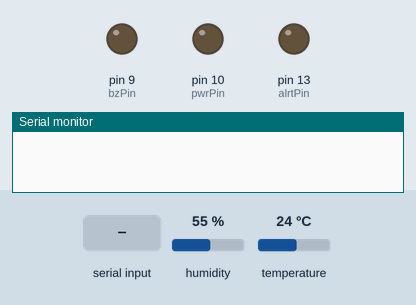
Simulated run of this sketch. Board: Arduino Uno, built with avr-gcc and run on an emulated ATmega328P. On the bench: output pins drawn as LEDs (lit = HIGH), the last lines printed to the serial monitor. Inputs (shaded band) come from the test bench; at power-on: humidity 55 %, temperature 24 °C. The modem accepts every AT command (registered, SIM ready, sends succeed) and sends nothing else; pins used as bus, display or sensor lines are not drawn.

Above: at 0.2 s.
At 0.6 s:
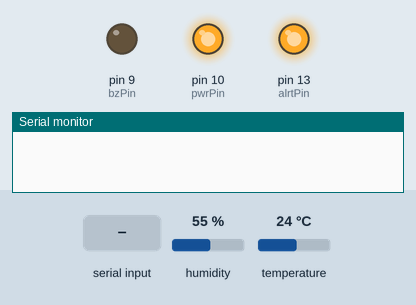
At 1.8 s:
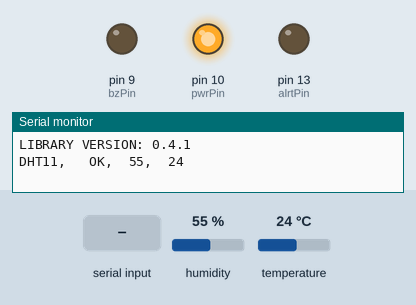
1.9 s: "1" received over the second serial link
Timing chart, 0 to 4.9 s (numbered marks = the images above; inputs shaded):
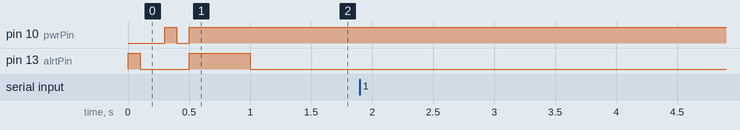

The sketch:

backupModified.ino
```cpp
#include <SoftwareSerial.h>
#include <dht11.h>
dht11 DHT;

#define DHT11_PIN 4 //Temp & Humidity Pin Digital
#define DEBUG true
#define SSID        "Barron Res." //SSID of Wireless Network
#define PASS        "incorrect" //Password of Wireless Network
#define URL        "www.dweet.io" //Post data to dweet.io
#define PORT        80//443 is for secure socket which seems not to be supported at this point on the ESP8266
#define thing_name  "gerrybarrontest1" //Name of the device
#define MAX_SERVER_CONNECT_ATTEMPTS 5

int smkPin = 0; //Smoke Pin Analog
int alrtPin = 13; //LED ALERT
int txPin = 12; //LED SEND
int rxPin = 11; //LED RECIEVE
int pwrPin = 10; //LED POWER
int bzPin = 9; //BUZZER

SoftwareSerial esp8266(2,3);//TX,RX

void setup() {
  pinMode(alrtPin,OUTPUT);
  pinMode(txPin,OUTPUT);
  pinMode(rxPin,OUTPUT);
  pinMode(pwrPin,OUTPUT);
  pinMode(bzPin,OUTPUT);

  lightTest(); //Test all LED lights if its working

  digitalWrite(pwrPin,HIGH); //Check if the device is Powered On

  Serial.begin(9600); //Baud rate for Serial
  esp8266.begin(9600); // your esp's baud rate might be different

  testDHT11(); //Test if DHT11 is Working

  sendData("AT+RST\r\n",2000,DEBUG);
  sendData("AT+GMR\r\n",2000,DEBUG);
  sendData("AT+CWMODE=1\r\n",1000,DEBUG);
  sendData("AT+CIPMUX=0\r\n",1000,DEBUG);

  Serial.println("Connecting to WiFi access point...");

  String cmd = "AT+CWJAP=\"";
  cmd += SSID;
  cmd += "\",\"";
  cmd += PASS;
  cmd += "\"";

  sendData(cmd+"\r\n",10000,DEBUG);
  //sendData("AT+CWJAP?\r\n",1000,DEBUG);
  Serial.println("Connected to the Access Point");
  Serial.println("Connecting to dweet...");

  cmd = "AT+CIPSTART=\"TCP\",\"";
  cmd += URL;//"www.dweet.io";
  cmd += "\",";
  cmd += PORT;
  Serial.println(cmd);
  sendData(cmd+"\r\n",5000,DEBUG);
}

void loop() {
  int smkVal = analogRead(smkPin);
  int len;
  int hum = DHT.humidity;
  int temp = DHT.temperature;
  float lat = 14.929194;
  float lng = 120.198920;
  String lat_string;
  String lng_string;

  lat_string = String(lat);
  lng_string = String(lng);
  lat_string.trim();
  lng_string.trim();

  len = 119; //97
  len += (sizeof(DHT.humidity));
  len += (sizeof(DHT.temperature));
  len += (sizeof(smkVal));
  len += lat_string.length();
  len += lng_string.length();
  len += (sizeof(thing_name) - 1);

  //form and send the HTTP POST message
  String cmd;
  cmd = "AT+CIPSEND=";
  cmd += len;
  sendData(cmd+"\r\n",1000,DEBUG);

  String cmdSend;
  cmdSend = "POST /dweet/for/"; //16
  //Serial.print(F("GET /dweet/for/"));// both POST and GET work
  cmdSend += thing_name;
  cmdSend += "?Humidity="; //26
  cmdSend += hum;
  cmdSend += "&Temperature="; //39
  cmdSend += temp;
  cmdSend += "&Gas="; //44
  cmdSend += smkVal;
  cmdSend += "&Latitude="; //54
  cmdSend += lat;
  cmdSend += "&Longitude="; //65
  cmdSend += lng;
  cmdSend += " HTTP/1.1\r\n"; //50
  cmdSend += "Host: dweet.io\r\n"; //66
  //Serial.print(F("Connection: close\r\n"));//in some cases connection needs to be closed after POST
  cmdSend += "Connection: keep-alive\r\n";//in this case we want to keep the connection alive
  sendData(cmdSend+"\r\n",5000,DEBUG); //97
}

//test all LED lights if working
void lightTest() {
  digitalWrite(alrtPin,HIGH);
  delay(100);
  digitalWrite(alrtPin,LOW);
  digitalWrite(txPin,HIGH);
  delay(100);
  digitalWrite(txPin,LOW);
  digitalWrite(rxPin,HIGH);
  delay(100);
  digitalWrite(rxPin,LOW);
  digitalWrite(pwrPin,HIGH);
  delay(100);
  digitalWrite(pwrPin,LOW);
  delay(100);
  digitalWrite(pwrPin,HIGH);
  digitalWrite(alrtPin,HIGH);
  digitalWrite(rxPin,HIGH);
  digitalWrite(txPin,HIGH);
  delay(500);
  digitalWrite(pwrPin,LOW);
  digitalWrite(alrtPin,LOW);
  digitalWrite(rxPin,LOW);
  digitalWrite(txPin,LOW);
  } // end of lightTest

//Start of function testDHT11: Test if DHT11 is Working
void testDHT11(){
  Serial.print("LIBRARY VERSION: "); //Check the Library Version of DHT11 module
  Serial.println(DHT11LIB_VERSION); //Print Version Number

  int chk;

  Serial.print("DHT11, \t");
  chk = DHT.read(DHT11_PIN);    // READ DATA
  switch (chk){
    case DHTLIB_OK:
                Serial.print("OK,\t");
                break;
    case DHTLIB_ERROR_CHECKSUM:
                Serial.print("Checksum error,\t");
                break;
    case DHTLIB_ERROR_TIMEOUT:
                Serial.print("Time out error,\t");
                break;
    default:
                Serial.print("Unknown error,\t");
                break;
  }

  Serial.print(DHT.humidity,1);
  Serial.print(",\t");
  Serial.println(DHT.temperature,1);
}//end of testDHT11

String sendData(String command, const int timeout, boolean debug)
{
    String response = "";

    esp8266.print(command); // send the read character to the esp8266

    long int time = millis();

    while( (time+timeout) > millis())
    {
      while(esp8266.available())
      {

        // The esp has data so display its output to the serial window
        char c = esp8266.read(); // read the next character.
        response+=c;
      }
    }

    if(debug)
    {
      Serial.print(response);
    }

    return response;
}
```
